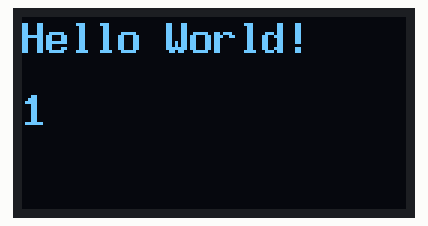
A sketch run on a simulated Arduino Uno, built with avr-gcc and run on an emulated ATmega328P. Parts: 128×64 one-colour display.

Above: at 0.2 s.
At 5.0 s:
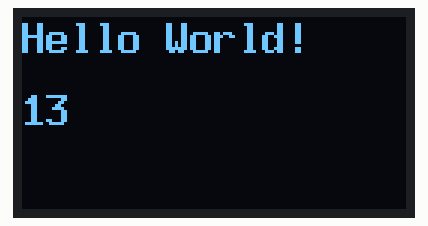
At 9.9 s:
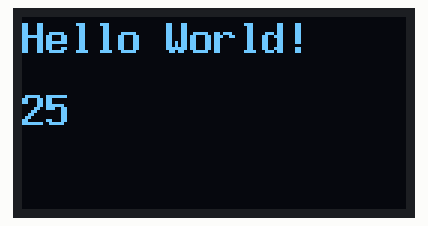
At 19.7 s:
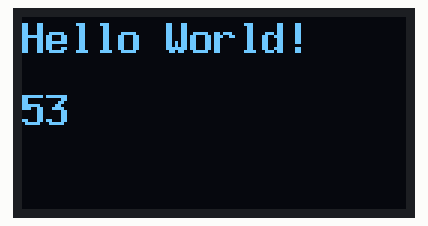
At 28.9 s:
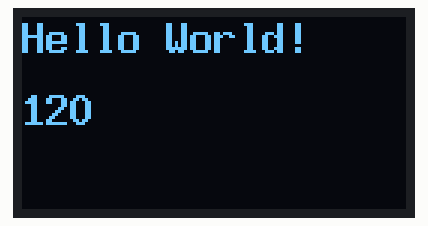
At 38.8 s:
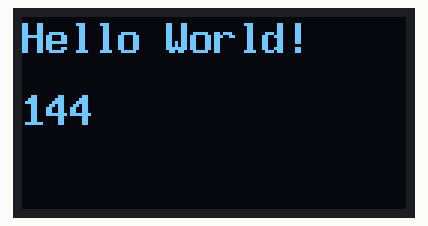

The sketch:

oled_display.ino
```cpp
/**
 * Seeeduino XIAO
 * Link per installare la scheda
 * https://files.seeedstudio.com/arduino/package_seeeduino_boards_index.json
 */
#include <U8x8lib.h>

U8X8_SSD1306_128X64_NONAME_HW_I2C u8x8(/* reset=*/ U8X8_PIN_NONE);

void setup() {
  u8x8.begin();
  u8x8.setFlipMode(1);
  //font: https://github.com/olikraus/u8g2/wiki/fntlist8x8
  u8x8.setFont(u8x8_font_8x13B_1x2_f);
}

int count = 0;
char str[10];

void loop() {
  count++;
  u8x8.drawString(0,0,"Hello World!");
  u8x8.drawString(0,3,itoa(count, str, 6));
  u8x8.refreshDisplay();
  delay(500);
}
```

Measured:
- what the display in image 0 shows lasts 0.6 s, from 0.1 s to 0.7 s
